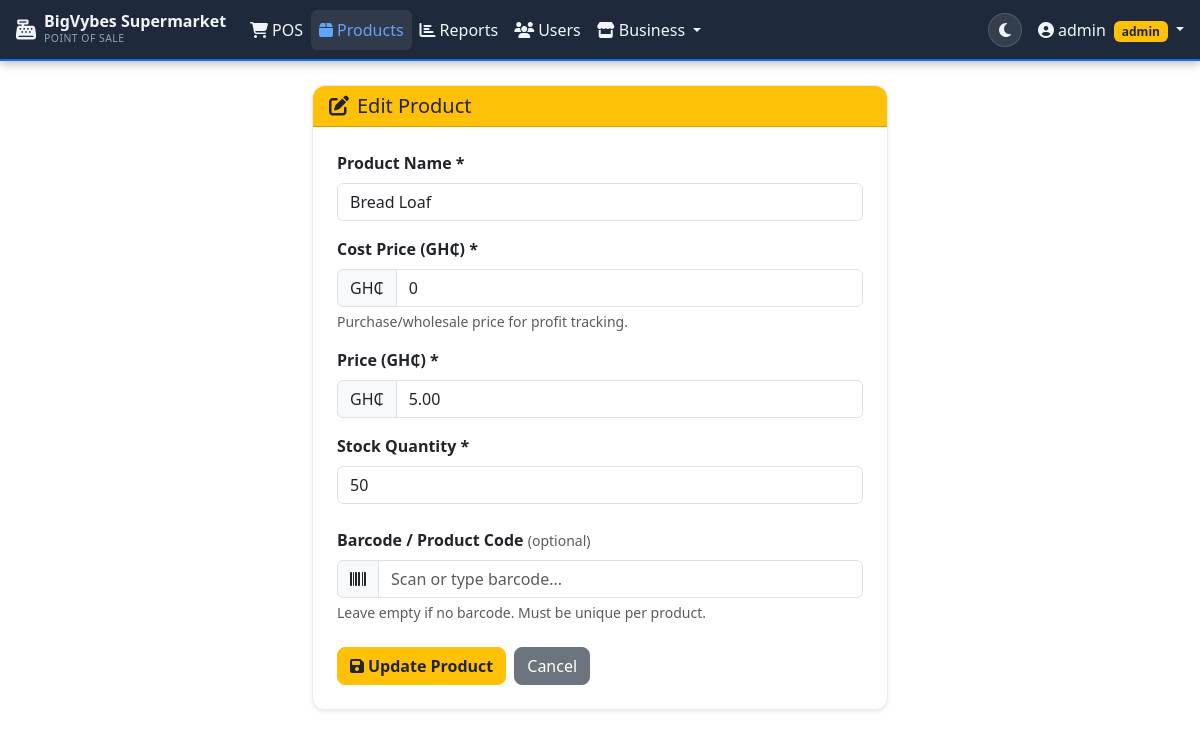
The page /products/edit.php?id=2 (signed in) on the database its author committed.
### tables this page shows
CREATE TABLE IF NOT EXISTS products (
    id INT AUTO_INCREMENT PRIMARY KEY,
    name VARCHAR(100) NOT NULL,
    price DECIMAL(10,2) NOT NULL,
    quantity INT NOT NULL DEFAULT 0,
    created_at TIMESTAMP DEFAULT CURRENT_TIMESTAMP
);

### products/edit.php (the view, shortened to what this page needs)
<?php
require_once '../config/db.php';
$id = intval($_GET['id'] ?? 0);
$stmt = $conn->prepare("SELECT * FROM products WHERE id = ?");
$stmt->bind_param("i", $id);
$stmt->execute();
$product = $stmt->get_result()->fetch_assoc();
require_once '../includes/header.php';
?>
<div class="row justify-content-center">
    <div class="col-md-6">
        <div class="card shadow-sm">
            <div class="card-header bg-warning text-dark">
                <h5 class="mb-0"><i class="fas fa-edit me-2"></i>Edit Product</h5>
            </div>
            <div class="card-body p-4">
                <form method="POST">
                    <div class="mb-3">
                        <label class="form-label fw-semibold">Product Name *</label>
                        <input type="text" name="name" class="form-control"
                               value="<?= htmlspecialchars($product['name']) ?>" required>
                    </div>
                    <div class="mb-3">
                        <label class="form-label fw-semibold">Cost Price (GH₵) *</label>
                        <div class="input-group">
                            <span class="input-group-text">GH₵</span>
                            <input type="number" name="cost_price" class="form-control"
                                   value="<?= htmlspecialchars($product['cost_price'] ?? '0') ?>"
                                   step="0.01" min="0" required>
                        </div>
                        <div class="form-text">Purchase/wholesale price for profit tracking.</div>
                    </div>
                    <div class="mb-3">
                        <label class="form-label fw-semibold">Price (GH₵) *</label>
                        <div class="input-group">
                            <span class="input-group-text">GH₵</span>
                            <input type="number" name="price" class="form-control"
                                   value="<?= htmlspecialchars($product['price']) ?>"
                                   step="0.01" min="0" required>
                        </div>
                    </div>
                    <div class="mb-4">
                        <label class="form-label fw-semibold">Stock Quantity *</label>
                        <input type="number" name="quantity" class="form-control"
                               value="<?= htmlspecialchars($product['quantity']) ?>"
                               min="0" required>
                    </div>
                    <div class="mb-4">
                        <label class="form-label fw-semibold">
                            Barcode / Product Code
                            <span class="text-muted fw-normal small">(optional)</span>
                        </label>
                        <div class="input-group">
                            <span class="input-group-text"><i class="fas fa-barcode"></i></span>
                            <input type="text" name="barcode" class="form-control"
                                   value="<?= htmlspecialchars($product['barcode'] ?? '') ?>"
                                   placeholder="Scan or type barcode...">
                        </div>
                        <div class="form-text">Leave empty if no barcode. Must be unique per product.</div>
                    </div>
                    <div class="d-flex gap-2">
                        <button type="submit" class="btn btn-warning text-dark fw-semibold">
                            <i class="fas fa-save me-1"></i>Update Product
                        </button>
                        <a href="index.php" class="btn btn-secondary">Cancel</a>
                    </div>
                </form>
            </div>
        </div>
    </div>
</div>
<?php require_once '../includes/footer.php'; ?>

### assets/css/style.css (style rules this page uses)
[data-bs-theme="light"] { --navbar-bg: #1e293b; }
.card { border-radius: 12px; border: 1px solid #e9ecef; }
.card-header { border-radius: 12px 12px 0 0 !important; }
.btn { border-radius: 8px; }

### rows shown on the page
products: name "Bread Loaf", price "5.00", quantity "50"

### other values the page prints
SHOP_NAME "BigVybes Supermarket"
$_SESSION['username'] "admin"
$_SESSION['role'] "admin"
